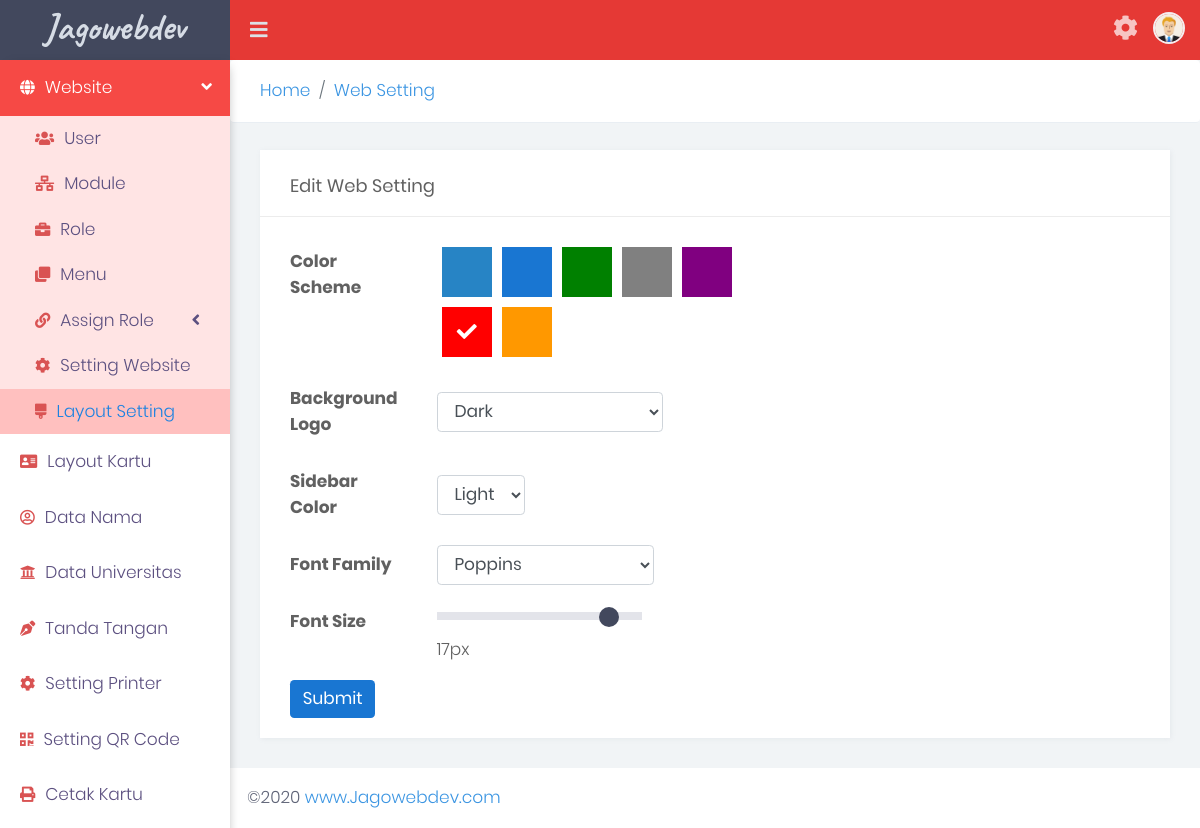
The page /setting (signed in) on the database its author committed.
### tables this page shows
CREATE TABLE `menu` (
  `id_menu` smallint(5) UNSIGNED NOT NULL,
  `nama_menu` varchar(50) NOT NULL,
  `class` varchar(50) DEFAULT NULL,
  `url` varchar(50) DEFAULT NULL,
  `id_module` smallint(5) UNSIGNED DEFAULT NULL,
  `id_parent` smallint(5) UNSIGNED DEFAULT NULL,
  `aktif` tinyint(1) NOT NULL DEFAULT 1,
  `new` tinyint(1) NOT NULL DEFAULT 0,
  `urut` tinyint(1) NOT NULL DEFAULT 0
);

CREATE TABLE `menu_role` (
  `id` smallint(5) UNSIGNED NOT NULL,
  `id_menu` smallint(5) UNSIGNED NOT NULL,
  `id_role` smallint(5) UNSIGNED NOT NULL
);

### modules/setting/setting.php (called while the page is built, shortened)
<?php
switch ($_GET['action'])
{
	case 'index':
		$user_setting = $db->query('SELECT * FROM setting_app_user WHERE id_user = ?', $_SESSION['user']['id_user'])
					->row();
		if ($user_setting) {
			$data = json_decode($user_setting['param'], true);
		} else {
			$sql = 'SELECT * FROM setting_app_tampilan';
			$query = $db->query($sql)->result();
			foreach($query as $val) {
				$data[$val['param']] = $val['value'];
			}
		}
		$data['title'] = 'Edit ' . $app_module['judul_module'];
		load_view('views/form.php', $data);
}

### index.php (called while the page is built, shortened)
<?php
include 'config/config.php';
include 'config/database.php';
include 'includes/functions.php';
include 'system/functions.php';
$app_auth = new Auth();
$db = new Database();
$is_loggedin = $app_auth->isLoggedIn();
$default_module = $config['default_module'];
if ($is_loggedin) {
	$query = $db->query('SELECT nama_module
					FROM role
					LEFT JOIN module USING(id_module)
					WHERE id_role = ? '
					, $_SESSION['user']['id_role']
				)->row();
	$default_module = $query['nama_module'];
}
$nama_module = !empty($_GET['module']) ? $_GET['module'] : $default_module;
$app_module = $db->query('SELECT * FROM module WHERE nama_module = ? ', $nama_module)->row();
if ($app_module) {
	$module_file = 'modules/' . $app_module['nama_module'] . '/' . $app_module['nama_module'] . '.php';
	if (file_exists($module_file))
	{
		include( $module_file );
	} else {
		$content = 'File module tidak ditemukan...';
		exit_error($content);
	}
} else {
	exit_error('Module <strong>' . $nama_module . '</strong> tidak terdaftar di database');
}

### libraries/database/pdo.php (called while the page is built, shortened)
<?php
class Database
{
	private $pdo;
	private function connect()
	{
		global $database;
		if ($database['driver'] == 'PDO')
		{
			try {
				$this->pdo = new PDO('mysql:host=localhost;dbname=' . $database['database'], $database['username'], $database['password']);
				$this->pdo->setAttribute(PDO::ATTR_ERRMODE, PDO::ERRMODE_EXCEPTION);
			} catch (PDOException $e) {
				include ('dbException.php');
				throw new dbException ($e, '<strong>Koneksi Error</strong> : Tidak dapat terhubung dengan server MySQL');
			}
		}
		return $this;
	}
	public function query($sql, $data = null)
	{
		if ($data && !is_array($data)) {
			$data = [$data];
		}
		try {
			$this->stmt = $this->pdo->prepare($sql);
				$exec = $this->stmt->execute($data);
		} catch (PDOException $e) {
			$this->trans_message = $e->getMessage();
			include ('dbException.php');
			throw new dbException ($e, '<strong>SQL Query</strong> :' . $sql);
			$this->trans_status = false;
		}
		return $this;
	}
}

### config/database.php (called while the page is built)
<?php
$database = [
	'host' => 'localhost'
	, 'username' => 'root'
	, 'password' => ''
	, 'database' => 'idcard'
	, 'driver' => 'PDO'
];

### includes/functions.php (the view, shortened to what this page needs)
<?php
function breadcrumb($data)
{
	echo '<nav aria-label="breadcrumb">
  <ol class="breadcrumb">';
	foreach ($data as $title => $url) {
		if ($url) {
			echo '<li class="breadcrumb-item"><a href="'.$url.'">'.$title.'</a></li>';
		} else {
			echo '<li class="breadcrumb-item active" aria-current="page">'.$title.'</li>';
		}
	}
	echo '
  </ol>
</nav>';
}
function get_menu_db ($aktif = 'all', $show_all = false)
{
	global $db;
	global $app_module;
	$result = [];
	$nama_module = $app_module['nama_module'];
	$where_aktif = '';
	if ($aktif != 'all') {
		$where_aktif = ' AND aktif = '.$aktif;
	}
	$role = '';
	if (!$show_all) {
		$role = ' AND id_role = ' . $_SESSION['user']['id_role'];
	}
	$sql = 'SELECT * FROM menu
				LEFT JOIN menu_role USING (id_menu)
				LEFT JOIN module USING (id_module)
			WHERE 1 = 1 ' . $role
				. $where_aktif.'
			ORDER BY urut';
	$db->query($sql);
	$current_id = '';
	while ($row = $db->fetch())
	{
		$result[$row['id_menu']] = $row;
		$result[$row['id_menu']]['highlight'] = 0;
		$result[$row['id_menu']]['depth'] = 0;
		if ($nama_module == $row['nama_module']) {
			$current_id = $row['id_menu'];
			$result[$row['id_menu']]['highlight'] = 1;
		}
	}
	if ($current_id) {
		menu_current($result, $current_id);
	}
	return $result;
}
function build_menu( $arr, $submenu = false)
{
	global $app_module;
	$menu = "\n" . '<ul'.$submenu.'>'."\r\n";
	foreach ($arr as $key => $val)
	{
		$new = '';
		if (key_exists('new', $val)) {
			$new = $val['new'] == 1 ? '<span class="menu-baru">NEW</span>' : '';
		}
		$arrow = key_exists('children', $val) ? '<span class="pull-right-container">
								<i class="fa fa-angle-left arrow"></i>
							</span>' : '';
		$has_child = key_exists('children', $val) ? 'has-children' : '';
		if ($has_child) {
			$url = '#';
			$onClick = ' onclick="javascript:void(0)"';
		} else {
			$onClick = '';
			$url = $val['url'];
		}
		$class_li = [];
		if ($app_module['nama_module'] == $val['nama_module']) {
			$class_li[] = 'tree-open';
		}
		if ($val['highlight']) {
			$class_li[] = 'highlight tree-open';
		}
		if ($class_li) {
			$class_li = ' class="' . join($class_li, ' ') . '"';
		} else {
			$class_li = '';
		}
		$class_a = ['depth-' . $val['depth']];
		if ($has_child) {
			$class_a[] = 'has-children';
		}
		$class_a = ' class="' . join($class_a, ' ') . '"';
		$menu_icon = '';
		if ($val['class']) {
			$menu_icon = '<i class="sidebar-menu-icon ' . $val['class'] . '"></i>';
		}
		$menu .= '<li'. $class_li . '>
					<a '.$class_a.' href="'. BASE_URL . $url.'"'.$onClick.'>'.
						$menu_icon.
						$val['nama_menu'] .
						$arrow.
					'</a>'.$new;
		if (key_exists('children', $val))
		{
			$menu .= build_menu($val['children'], ' class="submenu"');
		}
		$menu .= "</li>\n";
	}
	$menu .= "</ul>\n";
	return $menu;
}

### themes/modern/assets/css/site.css (style rules this page uses)
body { font-family: "open sans", "segoe ui", "open sans", arial; font-family: 'Open Sans', sans-serif; font-weight: 400; font-size: 14px; background: #f7f9fb; margin: 0; color: #616161; display: flex; flex-direction: column; min-height: 100vh; }
h1, h2, h3, h4, h5, h6, ul, ol, p { margin: 0; padding: 0; }
ul { list-style: none; }
a { color: #3b95e2; text-decoration: none; transition: all .2s; }
.sidebar nav ul, .sidebar nav li { float: none; }
.sidebar nav li>a { display: block; padding: 15px 20px; color: #aab9c7; margin-right: 0; }
.sidebar nav .submenu { position: relative; top: 0; display: none; }
.sidebar nav li.tree-open > .submenu { display: block; }
.sidebar .depth-1 { padding-left: 35px !important; }
.sidebar nav li i.arrow { transition: all .3s; }
.sidebar nav li.tree-open > a i.arrow { transform: rotate(-90deg); }
.sidebar nav a > i { margin-right: 10px; font-size: 90%; }
.pull-right-container { float: right; }
.sidebar nav .submenu li { float: none; }
.sidebar nav .submenu a { display: block; margin: 0; padding: 10px 30px 10px 20px; }
.sidebar nav>ul>li.highlight { background: #0d97e8; }
.sidebar .highlight { background: #30374b; }

### themes/modern/assets/css/color-schemes/red.css (style rules this page uses)
.sidebar nav>ul>li.highlight, .sidebar nav>ul>li.tree-open>a { background: #f64945; color: #FFFFFF; }
.sidebar nav>ul>li.highlighti i.sidebar-menu-icon, .sidebar nav>ul>li.tree-open>a i.sidebar-menu-icon { color: #FFFFFF; }
.sidebar nav .submenu { background: #ffe4e4; }
.sidebar nav li.highlight>a { color: #1c82e1; }
.sidebar nav li>a i.sidebar-menu-icon { color: #d95353; }
.sidebar nav>ul>li.highlight>a>i.sidebar-menu-icon { color: #FFFFFF; }
.sidebar nav li>a { color: #5c5080; }
.submenu .highlight, .submenu .tree-open { background: #ffc0bf; }

### rows shown on the page
menu: nama_menu "Website"
menu: nama_menu "User"
menu: nama_menu "Module"
menu: nama_menu "Role"
menu: nama_menu "Menu"
menu_role: id_menu.nama_menu "Assign Role"
menu: nama_menu "Setting Website"
menu: nama_menu "Layout Setting"
menu: nama_menu "Layout Kartu"
menu: nama_menu "Data Nama"
menu: nama_menu "Data Universitas"
menu: nama_menu "Tanda Tangan"
menu: nama_menu "Setting Printer"
menu: nama_menu "Setting QR Code"
menu: nama_menu "Cetak Kartu"

### other values the page prints
$title "Home"
$title "Web Setting"
$title "Edit Web Setting"
$value "17"
form field logo_background_color "Dark"
form field sidebar_color "Light"
form field font_family "Poppins"
